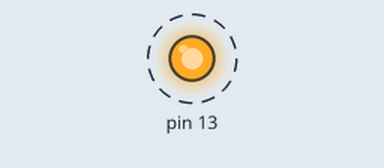
The sketch below on a simulated Arduino Uno, built with avr-gcc and run on an emulated ATmega328P. On the bench: output pins drawn as LEDs (lit = HIGH). Dashed ring = blinking.

Above: at 0.2 s.
Timing chart, 0 to 3.0 s (numbered marks = the images above):
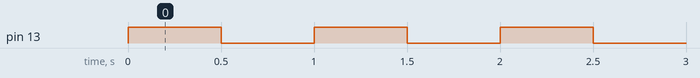

Measured:
- by itself, pin 13: alternates HIGH for 0.50 s and LOW for 0.50 s

The sketch:

programmm.ino.ino
```cpp
#define F_CPU 160000000UL
#include<avr/io.h>
#include<util/delay.h>
int main(void)
{
  DDRB|=(1<<PB5);
  while(1)
  {
    PORTB^=(1<<PB5);
    _delay_ms(500);
  }

}
```
